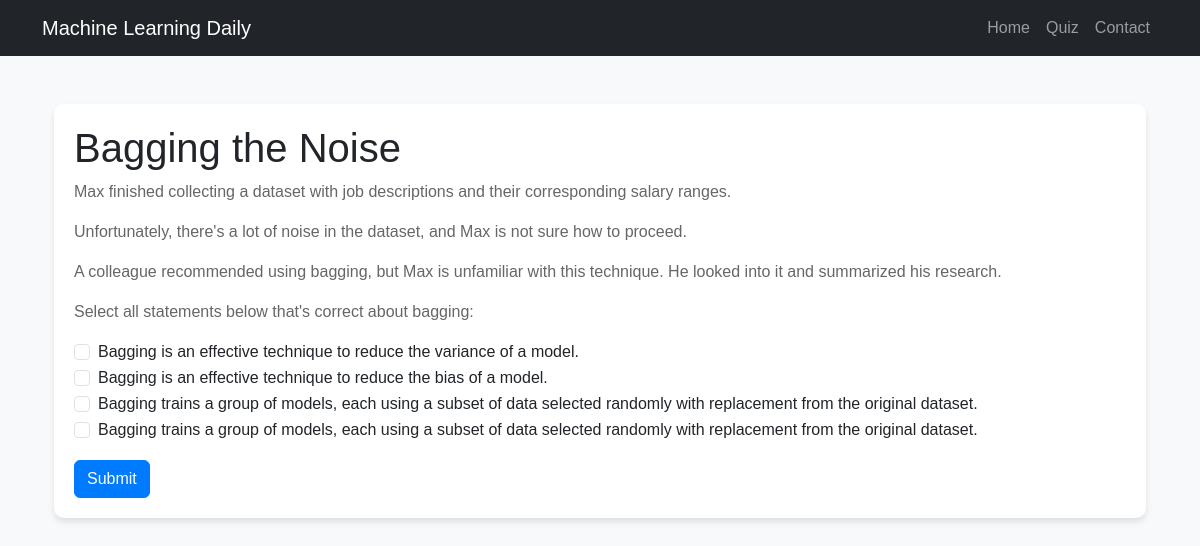
The app's page /quiz/question/26/ with its own data.
### quiz/models.py (models this page shows, shortened)
class Question(models.Model):
    title = models.CharField(max_length=255)
    text = models.TextField()
    explanation = models.TextField()
    class Meta:
        ordering = ['title']  # Order questions by title in the admin

class Answer(models.Model):
    question = models.ForeignKey(Question, on_delete=models.CASCADE)
    text = models.CharField(max_length=500)
    is_correct = models.BooleanField(default=False)

### quiz/views.py (the view, shortened to what this page needs)
# urls.py: path('question/<int:question_id>/', views.question_detail, name='question_detail'),
def question_detail(request, question_id):
    question = get_object_or_404(Question, id=question_id)
    correct_answers = question.answer_set.filter(is_correct=True)
    user_is_correct = False
    selected_answers = []
    return render(request, 'quiz/detail.html', {
        'question': question,
        'user_is_correct': user_is_correct,
        'selected_answers': selected_answers,
    })

### quiz/templatetags/markdown_extras.py (called while the page is built)
@register.filter
def markdownify(text):
    return markdown.markdown(text, extensions=['extra'])

### quiz/templates/quiz/detail.html (shortened to what this page needs)
{% extends "base.html" %}
{% load markdown_extras %}
{% block content %}
<div class="container">
    <div class="quiz-card">
        <h1>{{ question.title }}</h1>
        <div>{{ question.text|markdownify|safe }}</div>
        <form method="post">
            {% for answer in question.answer_set.all %}
                <div class="form-check">
                    {% if not messages %}
                        <input class="form-check-input" type="checkbox" name="answer" value="{{ answer.id }}">
                        <label class="form-check-label">{{ answer.text }}</label>
                    {% endif %}
                </div>
            {% endfor %}
            {% if not messages %}
                <button type="submit" class="btn btn-primary mt-3">Submit</button>
            {% endif %}
        </form>
    </div>
</div>
{% endblock %}

### static/quiz/css/styles.css (style rules this page uses)
body { font-family: Arial, sans-serif; background-color: #f8f9fa; }
.quiz-card { background-color: #fff; border-radius: 10px; box-shadow: 0 4px 6px rgba(0, 0, 0, 0.1); padding: 20px; margin-bottom: 20px; }
.quiz-card p { color: #666; }
.btn-primary { background-color: #007bff; border-color: #007bff; }

### records on screen
Question: title "Bagging the Noise", text "Max finished collecting a dataset with job descriptions and their corresponding salary ranges. Unfortunately, there's a lot of noise in the dataset, and Max is not sure how to proceed. A colleague recommended using bagging, but Max is unfamiliar with this technique. He looked into it and summarized his research. Select all statements below that's correct about bagging:"
Answer: text "Bagging is an effective technique to reduce the variance of a model."
Answer: text "Bagging is an effective technique to reduce the bias of a model."
Answer: text "Bagging trains a group of models, each using a subset of data selected randomly with replacement from the original dataset."
Answer: text "Bagging trains a group of models, each using a subset of data selected randomly with replacement from the original dataset."
